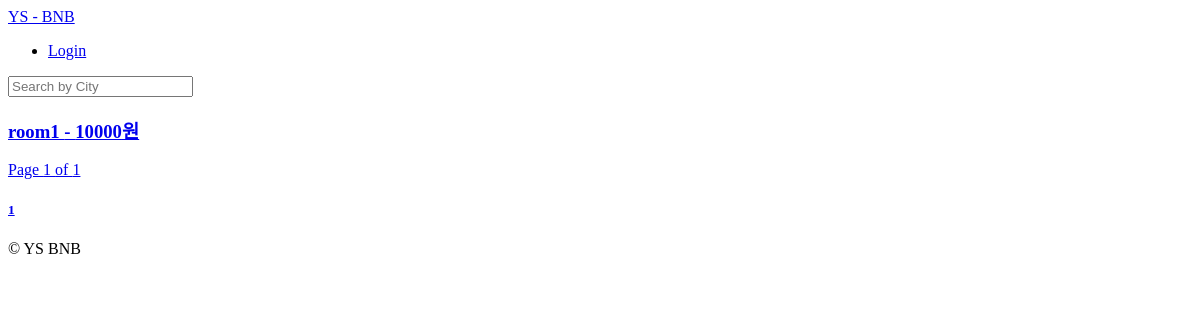
The app's page /, older data.
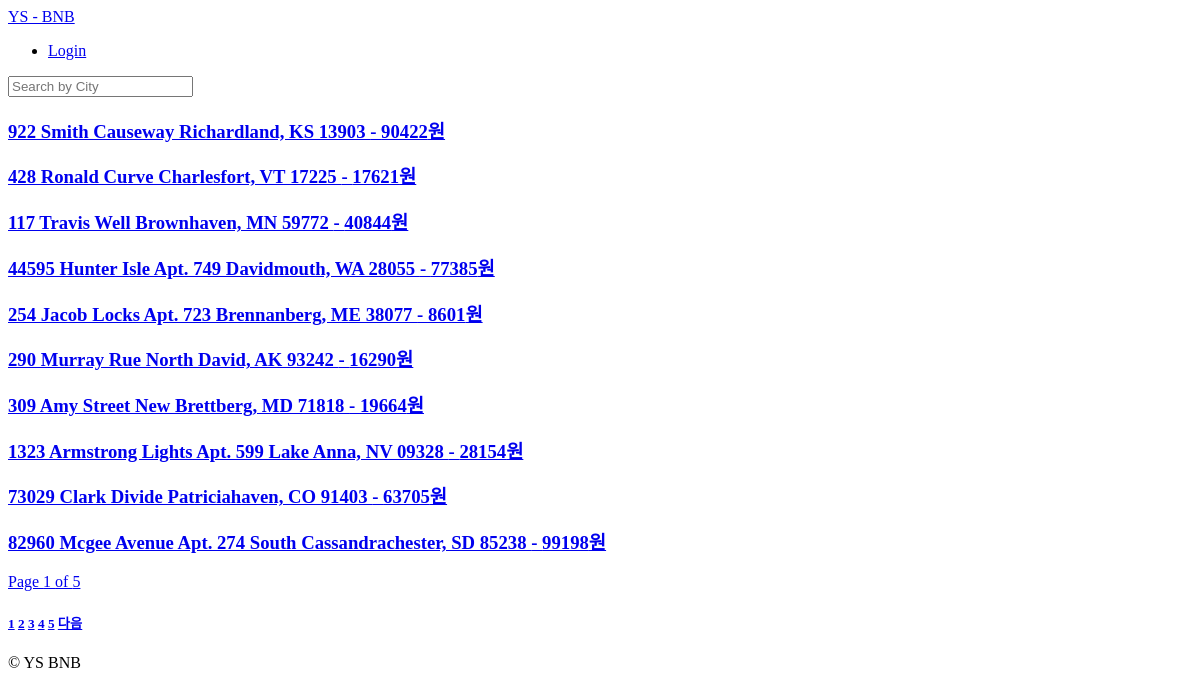
The same page, newer data.
### rooms/models.py (models this page shows, shortened)
class Room(core_models.TimeStampedModel):
    name = models.CharField(max_length=140, )
    description = models.TextField()
    country = CountryField()
    city = models.CharField(max_length=80)
    price = models.IntegerField()
    address = models.CharField(max_length=140)
    beds = models.IntegerField()
    guests = models.IntegerField()
    bedrooms = models.IntegerField()
    baths =  models.IntegerField()
    check_in = models.TimeField()
    check_out = models.TimeField()
    instant_book = models.BooleanField(default=False)
    host = models.ForeignKey('users.User', related_name="rooms", on_delete=models.CASCADE)
    room_type = models.ForeignKey('RoomType', related_name="rooms", on_delete=models.SET_NULL, null=True)
    amenities = models.ManyToManyField('Amenity', related_name="rooms", blank=True)
    facilities = models.ManyToManyField('Facility', related_name="rooms", blank=True)
    house_rules = models.ManyToManyField('HouseRule', related_name="rooms", blank=True)

### rooms/views.py (the view)
# urls.py: path("", room_views.HomeView.as_view(), name = "home")
class HomeView(ListView):
    model = models.Room
    context_object_name = "rooms" # context이름 변경 가능
    paginate_by = 10
    paginate_orphans = 5
    ordering = "created"
    def get_context_data(self, **kwargs):
        context = super().get_context_data(**kwargs)
        now = timezone.now()
        context['now'] = now
        return context

### templates/rooms/room_list.html (shortened to what this page needs)
{% extends "base.html" %}
{% block content %}
    {% for room in rooms %}
        <h3><a href="{% url "rooms:detail" room.pk %}"> {{room.name}} - {{room.price}}원</h3>
    {% endfor %}
    Page {{page_obj.number}} of {{page_obj.paginator.num_pages}}
    <h5>
    {% for page in page_obj.paginator.page_range %}
        <a href = "?page={{page}}">{{page}}</a>
    {% endfor %}
    {% if page_obj.has_next %}
        <a href = "?page={{page.next_page_number}}">다음</a>
    {% endif %}
    </h5>
{% endblock  %}

Row changes from the older to the newer data that the page shows:
no longer on this page (row unchanged): Room: name "room1", price "10000"
added Room: name "922 Smith Causeway Richardland, KS 13903", price "90422"
added Room: name "428 Ronald Curve Charlesfort, VT 17225", price "17621"
added Room: name "117 Travis Well Brownhaven, MN 59772", price "40844"
added Room: name "44595 Hunter Isle Apt. 749 Davidmouth, WA 28055", price "77385"
added Room: name "254 Jacob Locks Apt. 723 Brennanberg, ME 38077", price "8601"
added Room: name "290 Murray Rue North David, AK 93242", price "16290"
added Room: name "309 Amy Street New Brettberg, MD 71818", price "19664"
added Room: name "1323 Armstrong Lights Apt. 599 Lake Anna, NV 09328", price "28154"
added Room: name "73029 Clark Divide Patriciahaven, CO 91403", price "63705"
added Room: name "82960 Mcgee Avenue Apt. 274 South Cassandrachester, SD 85238", price "99198"
Text that changed along with them:
{{ page_obj.paginator.num_pages }}: "1" → "5"
new list line: "2"
new list line: "3"
new list line: "4"
new list line: "5"
text now shown: "다음"
